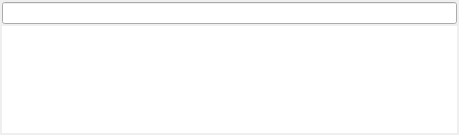
<?xml version="1.0" encoding="UTF-8"?>
<ui version="4.0">
 <class>NavigatorDialog</class>
 <widget class="QDialog" name="NavigatorDialog">
  <property name="geometry">
   <rect>
    <x>0</x>
    <y>0</y>
    <width>459</width>
    <height>135</height>
   </rect>
  </property>
  <property name="windowTitle">
   <string>Navigator</string>
  </property>
  <layout class="QVBoxLayout" name="verticalLayout">
   <property name="spacing">
    <number>2</number>
   </property>
   <property name="leftMargin">
    <number>2</number>
   </property>
   <property name="topMargin">
    <number>2</number>
   </property>
   <property name="rightMargin">
    <number>2</number>
   </property>
   <property name="bottomMargin">
    <number>2</number>
   </property>
   <item>
    <widget class="QLineEdit" name="input"/>
   </item>
   <item>
    <widget class="QTableView" name="tableView">
     <property name="frameShape">
      <enum>QFrame::NoFrame</enum>
     </property>
     <property name="frameShadow">
      <enum>QFrame::Plain</enum>
     </property>
     <property name="horizontalScrollBarPolicy">
      <enum>Qt::ScrollBarAlwaysOff</enum>
     </property>
     <property name="editTriggers">
      <set>QAbstractItemView::NoEditTriggers</set>
     </property>
     <property name="tabKeyNavigation">
      <bool>false</bool>
     </property>
     <property name="showDropIndicator" stdset="0">
      <bool>false</bool>
     </property>
     <property name="dragDropOverwriteMode">
      <bool>false</bool>
     </property>
     <property name="selectionMode">
      <enum>QAbstractItemView::SingleSelection</enum>
     </property>
     <property name="selectionBehavior">
      <enum>QAbstractItemView::SelectRows</enum>
     </property>
     <property name="textElideMode">
      <enum>Qt::ElideLeft</enum>
     </property>
     <property name="showGrid">
      <bool>false</bool>
     </property>
     <property name="wordWrap">
      <bool>false</bool>
     </property>
     <property name="cornerButtonEnabled">
      <bool>false</bool>
     </property>
     <attribute name="horizontalHeaderVisible">
      <bool>false</bool>
     </attribute>
     <attribute name="verticalHeaderVisible">
      <bool>false</bool>
     </attribute>
    </widget>
   </item>
  </layout>
 </widget>
 <resources/>
 <connections/>
</ui>
